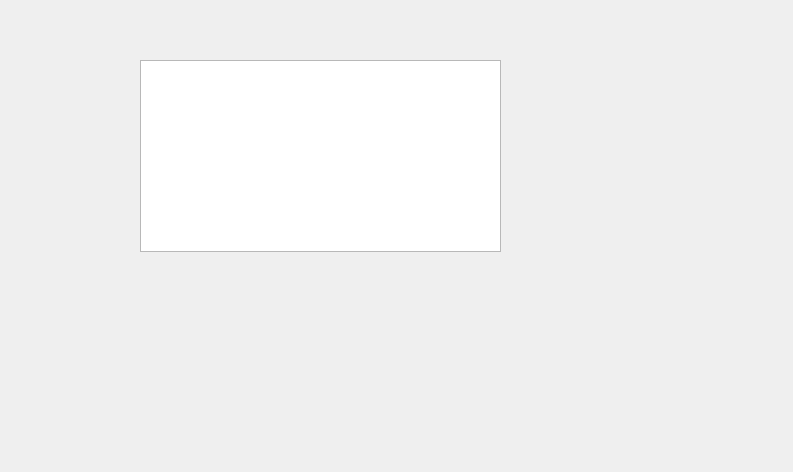
<?xml version="1.0" encoding="UTF-8"?>
<ui version="4.0">
 <class>Form</class>
 <widget class="QWidget" name="Form">
  <property name="geometry">
   <rect>
    <x>0</x>
    <y>0</y>
    <width>793</width>
    <height>472</height>
   </rect>
  </property>
  <property name="windowTitle">
   <string>Form</string>
  </property>
  <widget class="QListWidget" name="listWidget">
   <property name="geometry">
    <rect>
     <x>140</x>
     <y>60</y>
     <width>361</width>
     <height>192</height>
    </rect>
   </property>
  </widget>
 </widget>
 <resources/>
 <connections/>
</ui>
